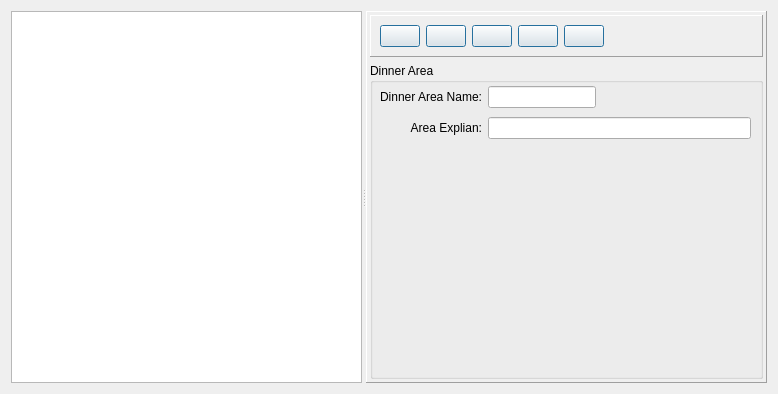
<?xml version="1.0" encoding="UTF-8"?>
<ui version="4.0">
 <class>AreaForm</class>
 <widget class="QWidget" name="AreaForm">
  <property name="geometry">
   <rect>
    <x>0</x>
    <y>0</y>
    <width>778</width>
    <height>394</height>
   </rect>
  </property>
  <property name="windowTitle">
   <string>Form</string>
  </property>
  <layout class="QVBoxLayout" name="verticalLayout">
   <item>
    <widget class="QSplitter" name="splitter">
     <property name="orientation">
      <enum>Qt::Horizontal</enum>
     </property>
     <widget class="QTreeView" name="treeView">
      <property name="sizePolicy">
       <sizepolicy hsizetype="Fixed" vsizetype="Expanding">
        <horstretch>0</horstretch>
        <verstretch>0</verstretch>
       </sizepolicy>
      </property>
      <property name="editTriggers">
       <set>QAbstractItemView::NoEditTriggers</set>
      </property>
      <property name="selectionMode">
       <enum>QAbstractItemView::SingleSelection</enum>
      </property>
      <attribute name="headerHighlightSections">
       <bool>false</bool>
      </attribute>
     </widget>
     <widget class="QFrame" name="frame">
      <property name="frameShape">
       <enum>QFrame::Panel</enum>
      </property>
      <property name="frameShadow">
       <enum>QFrame::Raised</enum>
      </property>
      <layout class="QGridLayout" name="gridLayout_3">
       <property name="margin">
        <number>3</number>
       </property>
       <item row="0" column="0">
        <widget class="QFrame" name="frame_2">
         <property name="sizePolicy">
          <sizepolicy hsizetype="Preferred" vsizetype="Fixed">
           <horstretch>0</horstretch>
           <verstretch>0</verstretch>
          </sizepolicy>
         </property>
         <property name="frameShape">
          <enum>QFrame::Panel</enum>
         </property>
         <property name="frameShadow">
          <enum>QFrame::Raised</enum>
         </property>
         <layout class="QGridLayout" name="gridLayout_2">
          <item row="0" column="0">
           <widget class="QPushButton" name="newButton">
            <property name="sizePolicy">
             <sizepolicy hsizetype="Fixed" vsizetype="Fixed">
              <horstretch>0</horstretch>
              <verstretch>0</verstretch>
             </sizepolicy>
            </property>
            <property name="toolTip">
             <string>New</string>
            </property>
            <property name="text">
             <string/>
            </property>
            <property name="icon">
             <iconset>
              <normaloff>:/image/Add.png</normaloff>:/image/Add.png</iconset>
            </property>
            <property name="iconSize">
             <size>
              <width>24</width>
              <height>24</height>
             </size>
            </property>
            <property name="autoRepeat">
             <bool>false</bool>
            </property>
            <property name="autoExclusive">
             <bool>false</bool>
            </property>
            <property name="default">
             <bool>true</bool>
            </property>
            <property name="flat">
             <bool>false</bool>
            </property>
           </widget>
          </item>
          <item row="0" column="5">
           <spacer name="horizontalSpacer">
            <property name="orientation">
             <enum>Qt::Horizontal</enum>
            </property>
            <property name="sizeHint" stdset="0">
             <size>
              <width>40</width>
              <height>20</height>
             </size>
            </property>
           </spacer>
          </item>
          <item row="0" column="3">
           <widget class="QPushButton" name="delButton">
            <property name="sizePolicy">
             <sizepolicy hsizetype="Fixed" vsizetype="Fixed">
              <horstretch>0</horstretch>
              <verstretch>0</verstretch>
             </sizepolicy>
            </property>
            <property name="toolTip">
             <string>Del</string>
            </property>
            <property name="text">
             <string/>
            </property>
            <property name="icon">
             <iconset>
              <normaloff>:/image/cross_48.png</normaloff>:/image/cross_48.png</iconset>
            </property>
            <property name="iconSize">
             <size>
              <width>24</width>
              <height>24</height>
             </size>
            </property>
            <property name="autoDefault">
             <bool>true</bool>
            </property>
            <property name="default">
             <bool>true</bool>
            </property>
            <property name="flat">
             <bool>false</bool>
            </property>
           </widget>
          </item>
          <item row="0" column="4">
           <widget class="QPushButton" name="cancelButton">
            <property name="sizePolicy">
             <sizepolicy hsizetype="Fixed" vsizetype="Fixed">
              <horstretch>0</horstretch>
              <verstretch>0</verstretch>
             </sizepolicy>
            </property>
            <property name="toolTip">
             <string>Exit</string>
            </property>
            <property name="text">
             <string/>
            </property>
            <property name="icon">
             <iconset>
              <normaloff>:/image/cancel.png</normaloff>:/image/cancel.png</iconset>
            </property>
            <property name="iconSize">
             <size>
              <width>24</width>
              <height>24</height>
             </size>
            </property>
            <property name="default">
             <bool>true</bool>
            </property>
            <property name="flat">
             <bool>false</bool>
            </property>
           </widget>
          </item>
          <item row="0" column="2">
           <widget class="QPushButton" name="saveButton">
            <property name="sizePolicy">
             <sizepolicy hsizetype="Fixed" vsizetype="Fixed">
              <horstretch>0</horstretch>
              <verstretch>0</verstretch>
             </sizepolicy>
            </property>
            <property name="toolTip">
             <string>Save</string>
            </property>
            <property name="text">
             <string/>
            </property>
            <property name="icon">
             <iconset>
              <normaloff>:/image/save.png</normaloff>:/image/save.png</iconset>
            </property>
            <property name="iconSize">
             <size>
              <width>24</width>
              <height>24</height>
             </size>
            </property>
            <property name="autoRepeat">
             <bool>false</bool>
            </property>
            <property name="autoExclusive">
             <bool>false</bool>
            </property>
            <property name="default">
             <bool>true</bool>
            </property>
            <property name="flat">
             <bool>false</bool>
            </property>
           </widget>
          </item>
          <item row="0" column="1">
           <widget class="QPushButton" name="editButton">
            <property name="toolTip">
             <string>Edit</string>
            </property>
            <property name="text">
             <string/>
            </property>
            <property name="icon">
             <iconset>
              <normaloff>:/image/edit.png</normaloff>:/image/edit.png</iconset>
            </property>
            <property name="iconSize">
             <size>
              <width>24</width>
              <height>24</height>
             </size>
            </property>
            <property name="autoDefault">
             <bool>true</bool>
            </property>
            <property name="default">
             <bool>true</bool>
            </property>
           </widget>
          </item>
         </layout>
        </widget>
       </item>
       <item row="1" column="0">
        <widget class="QGroupBox" name="groupBox">
         <property name="title">
          <string>Dinner Area</string>
         </property>
         <widget class="QWidget" name="gridLayoutWidget">
          <property name="geometry">
           <rect>
            <x>10</x>
            <y>20</y>
            <width>371</width>
            <height>61</height>
           </rect>
          </property>
          <layout class="QGridLayout" name="gridLayout">
           <item row="1" column="1">
            <widget class="QLineEdit" name="explianEdit">
             <property name="sizePolicy">
              <sizepolicy hsizetype="Expanding" vsizetype="Fixed">
               <horstretch>0</horstretch>
               <verstretch>0</verstretch>
              </sizepolicy>
             </property>
            </widget>
           </item>
           <item row="1" column="0">
            <widget class="QLabel" name="telLabel">
             <property name="sizePolicy">
              <sizepolicy hsizetype="Preferred" vsizetype="Fixed">
               <horstretch>0</horstretch>
               <verstretch>0</verstretch>
              </sizepolicy>
             </property>
             <property name="text">
              <string>Area Explian:</string>
             </property>
             <property name="alignment">
              <set>Qt::AlignRight|Qt::AlignTrailing|Qt::AlignVCenter</set>
             </property>
            </widget>
           </item>
           <item row="0" column="1">
            <widget class="QLineEdit" name="nameEdit">
             <property name="sizePolicy">
              <sizepolicy hsizetype="Fixed" vsizetype="Fixed">
               <horstretch>0</horstretch>
               <verstretch>0</verstretch>
              </sizepolicy>
             </property>
            </widget>
           </item>
           <item row="0" column="0">
            <widget class="QLabel" name="nameLabel">
             <property name="sizePolicy">
              <sizepolicy hsizetype="Preferred" vsizetype="Fixed">
               <horstretch>0</horstretch>
               <verstretch>0</verstretch>
              </sizepolicy>
             </property>
             <property name="text">
              <string>Dinner Area Name:</string>
             </property>
             <property name="alignment">
              <set>Qt::AlignRight|Qt::AlignTrailing|Qt::AlignVCenter</set>
             </property>
            </widget>
           </item>
          </layout>
         </widget>
        </widget>
       </item>
      </layout>
     </widget>
    </widget>
   </item>
  </layout>
 </widget>
 <tabstops>
  <tabstop>nameEdit</tabstop>
  <tabstop>explianEdit</tabstop>
  <tabstop>newButton</tabstop>
  <tabstop>editButton</tabstop>
  <tabstop>saveButton</tabstop>
  <tabstop>delButton</tabstop>
  <tabstop>cancelButton</tabstop>
  <tabstop>treeView</tabstop>
 </tabstops>
 <resources/>
 <connections/>
</ui>
